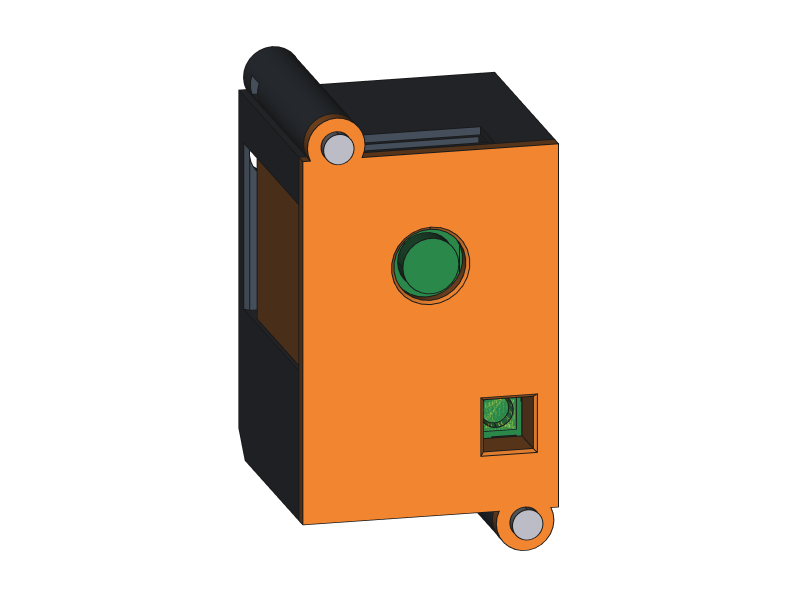
#> input picture cad/head/camera-service-v4-20261031/front_led_window.png, 1600 x 1200 px, found by its file name (shown at 1/2 size)
$ python review_sheet.py
#> lines starting #> are read from the running program, lines starting #| are printed output that depends on the picture
"""Labelled review sheet for camera service v4 (run on cad-lab with python3)."""
from pathlib import Path
from PIL import Image, ImageDraw, ImageFont
OUT = Path('/home/buralien/projects/gladiator-cad/cad/head/camera-service-v4-20261031')
F = '/usr/share/fonts/truetype/dejavu/DejaVuSans%s.ttf'
title_f = ImageFont.truetype(F % '-Bold', 36)
lab_f = ImageFont.truetype(F % '-Bold', 24)
small_f = ImageFont.truetype(F % '', 21)
S = 0.5
W, H = 1640, 1460
sheet = Image.new('RGB', (W, H), 'white')
#> sheet: PIL image 1640x1460 RGB; every value is 255
d = ImageDraw.Draw(sheet)
d.text((24, 18), 'Camera case v4 - LED spotlight window + plug clips (CAD draft, not printed)', fill='black', font=title_f)
panels = [('front_led_window.png', 'Front: LED window beside the lens', (20, 80),
           [((1018, 850), (1180, 1080), 'flash LED window'), ((860, 530), (1100, 360), 'lens')]),
          ('cover_inside.png', 'Cover, inside: light tube', (820, 80),
           [((690, 760), (300, 1000), 'light tube to LED'), ((745, 668), (900, 560), 'notch for camera flex')]),
          ('plugs_rear.png', 'Back of the board: plug clips', (20, 700),
           [((550, 600), (180, 300), 'plug clip (print 2)'), ((460, 640), (200, 900), 'wire lanes (comb)'),
            ((965, 640), (1120, 1000), 'plug clip')]),
          ('open_tray_clips.png', 'In the tray (board hidden)', (820, 700),
           [((560, 540), (200, 330), 'clip on 8 plugs'), ((1000, 520), (1180, 420), 'clip'),
            ((695, 352), (850, 200), 'M2 insert')])]
for fn, cap, (x0, y0), labels in panels:
    im = Image.open(OUT / fn).convert('RGB')
#> im is the input picture: PIL image 1600x1200 RGB; mean R, G, B 229.3, 210, 193.9
    im = im.resize((int(im.width * S), int(im.height * S)), Image.LANCZOS)
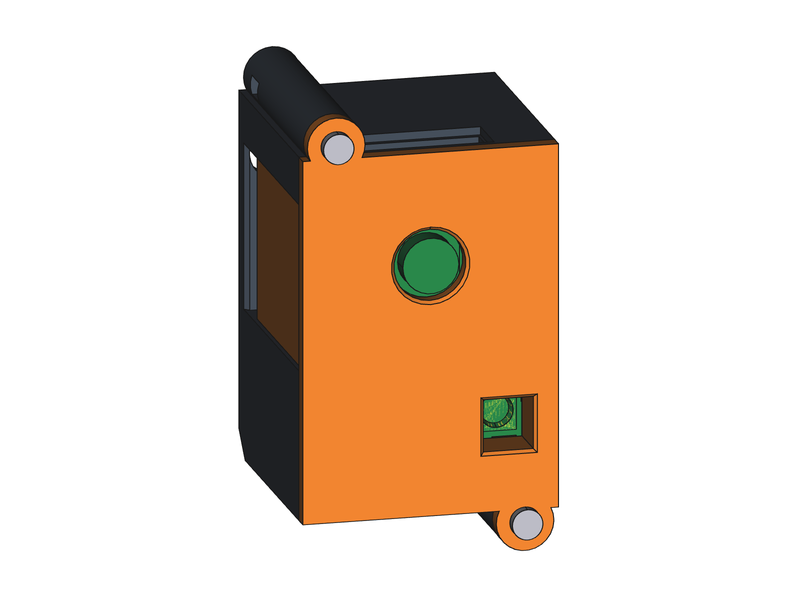
#> im: PIL image 800x600 RGB; mean R, G, B 229.3, 210, 193.9
    sheet.paste(im, (x0, y0))
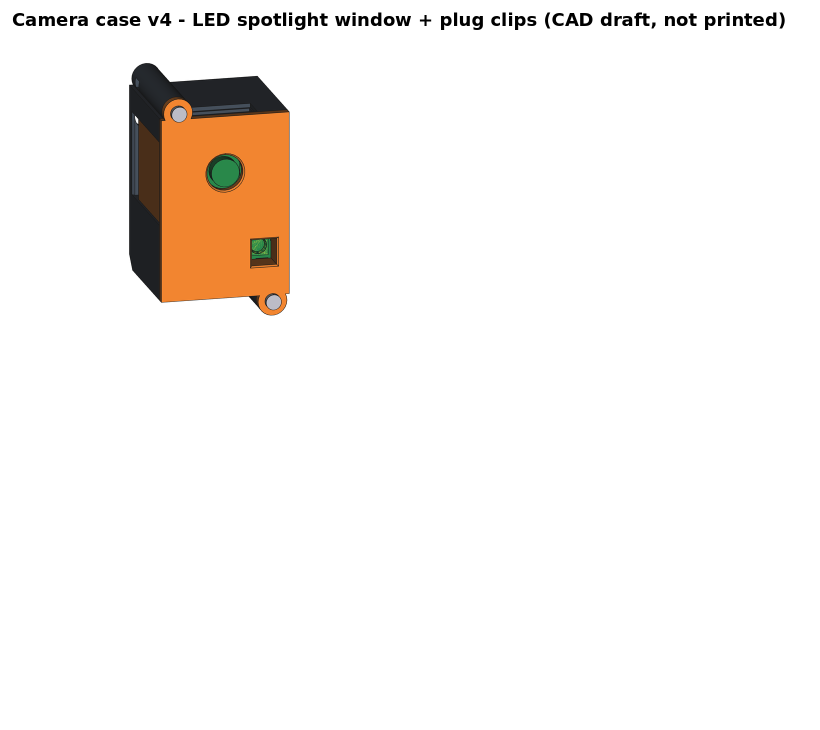
#> sheet: PIL image 1640x1460 RGB (shown at 1/2 size); mean R, G, B 248.1, 244.2, 241
    d.rectangle([x0, y0, x0 + im.width, y0 + im.height], outline=(200, 200, 200))
    d.text((x0 + 14, y0 + 8), cap, fill=(60, 60, 60), font=lab_f)
    for (px, py), (tx, ty), txt in labels:
        P = (x0 + px * S, y0 + py * S); T = (x0 + tx * S, y0 + ty * S)
        d.line([P, T], fill=(200, 30, 30), width=3)
        d.ellipse([P[0] - 5, P[1] - 5, P[0] + 5, P[1] + 5], outline=(200, 30, 30), width=3)
        bb = d.textbbox(T, txt, font=small_f)
        d.rectangle([bb[0] - 4, bb[1] - 3, bb[2] + 4, bb[3] + 3], fill='white', outline=(200, 30, 30))
        d.text(T, txt, fill=(150, 20, 20), font=small_f)
#> this loop made 2 passes
#> bb on passes 1 to 2: (610, 624, 795, 640), (570, 264, 613, 280)
#> pass 2 of the loop `for fn, cap, (x0, y0), labels in panels:`:
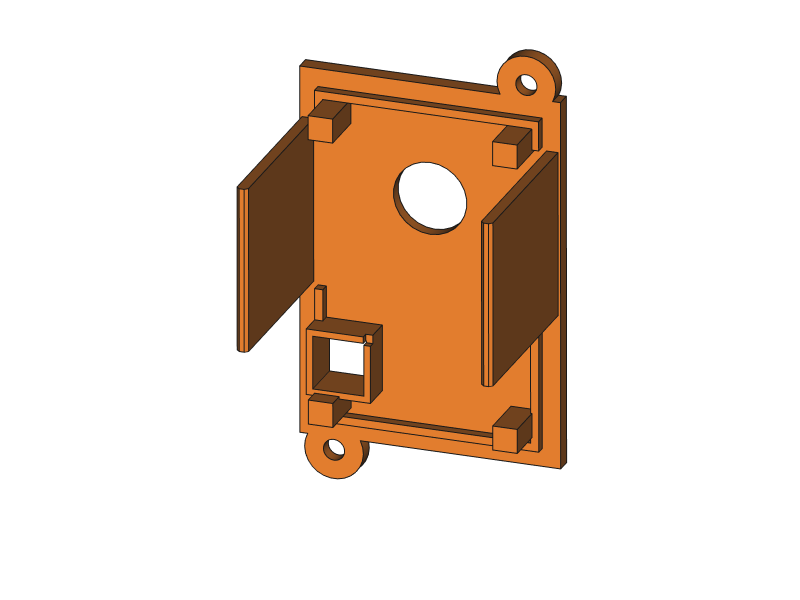
#> input picture cad/head/camera-service-v4-20261031/cover_inside.png, 1600 x 1200 px, found by its file name (shown at 1/2 size)
#> im is the input picture: PIL image 1600x1200 RGB; mean R, G, B 235.9, 218.6, 205.1
#> `im = im.resize((int(im.width * S), int(im.height * S)), Image.LANCZOS)`:
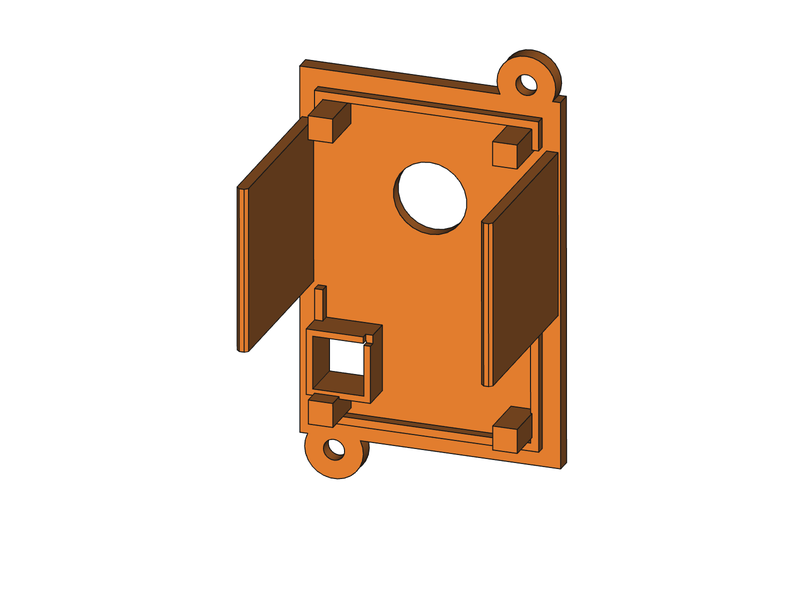
#> im: PIL image 800x600 RGB; mean R, G, B 235.9, 218.6, 205.1
#> `sheet.paste(im, (x0, y0))`:
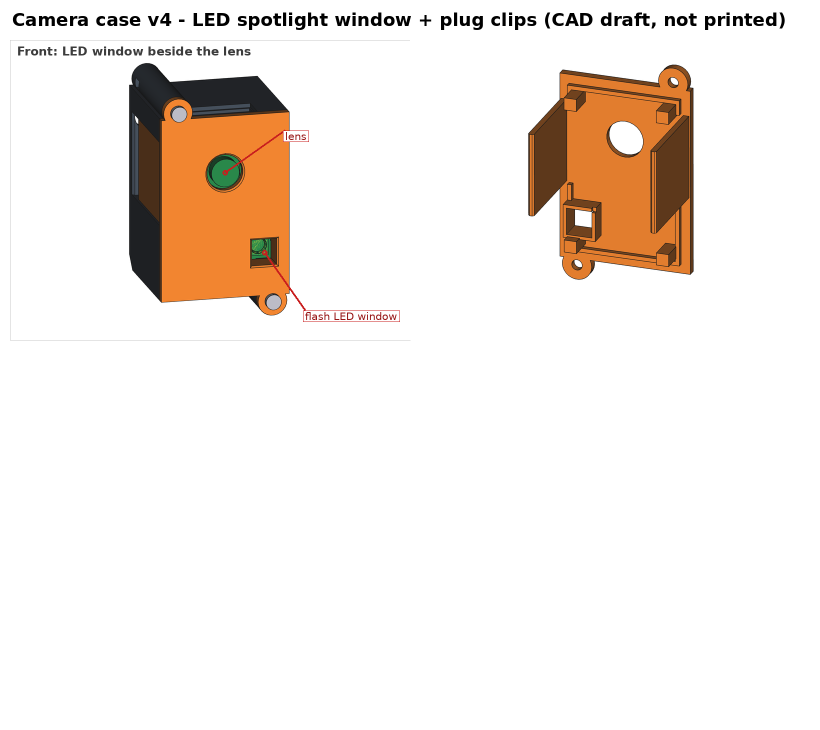
#> sheet: PIL image 1640x1460 RGB (shown at 1/2 size); mean R, G, B 243.9, 236.4, 230.5
#> the loop `for (px, py), (tx, ty), txt in labels:` made 2 passes
#> bb on passes 1 to 2: (970, 584, 1147, 604), (1270, 364, 1496, 380)
#> pass 3 of the loop `for fn, cap, (x0, y0), labels in panels:`:
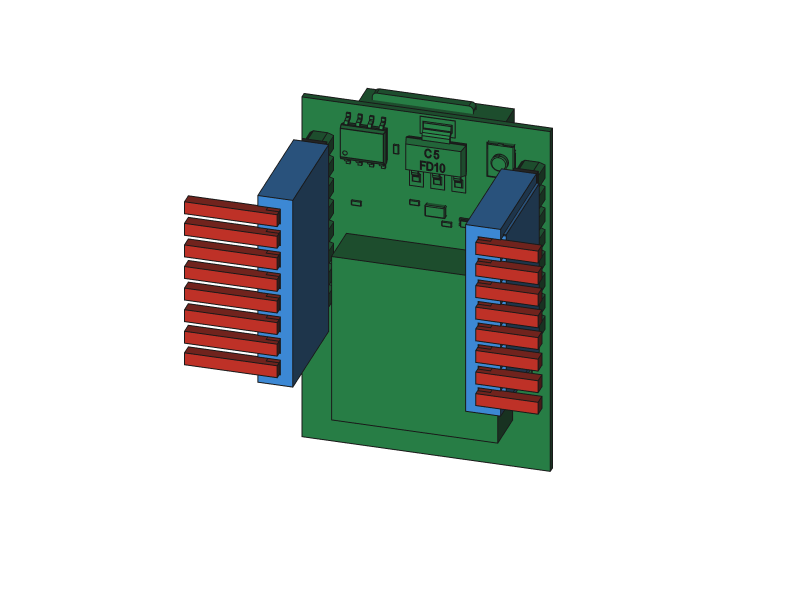
#> input picture cad/head/camera-service-v4-20261031/plugs_rear.png, 1600 x 1200 px, found by its file name (shown at 1/2 size)
#> im is the input picture: PIL image 1600x1200 RGB; mean R, G, B 210.3, 217.1, 211.7
#> `im = im.resize((int(im.width * S), int(im.height * S)), Image.LANCZOS)`:
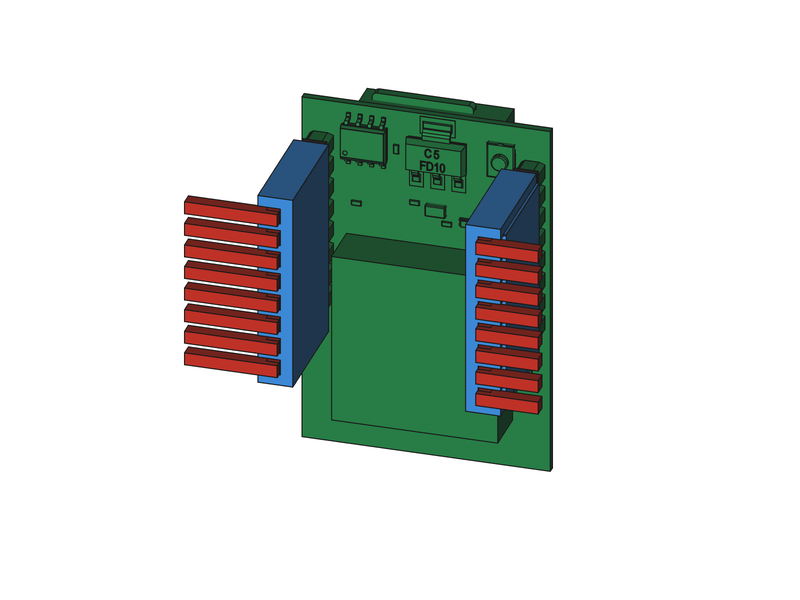
#> im: PIL image 800x600 RGB; mean R, G, B 210.2, 217, 211.7
#> `sheet.paste(im, (x0, y0))`:
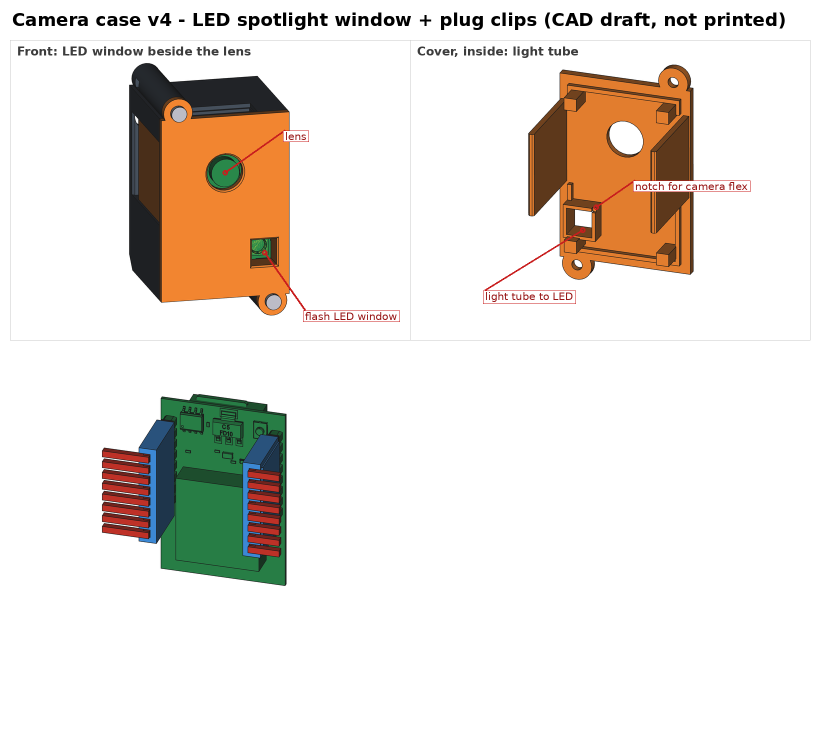
#> sheet: PIL image 1640x1460 RGB (shown at 1/2 size); mean R, G, B 234.7, 228.4, 221.5
#> the loop `for (px, py), (tx, ty), txt in labels:` made 3 passes
#> bb on passes 1 to 3: (110, 854, 291, 874), (120, 1154, 308, 1173), (580, 1204, 669, 1224)
#> the loop made 4 passes; the first 3 are shown
notes = ['LED: 6.3 x 6.6 window; light tube stops 0.33 mm above the LED. Beam cut off at about 42 deg, centre-weighted',
         '(about 40% brightness at the edge of the camera picture). Needs firmware to turn the LED on (GPIO4 PWM).',
         'Plugs: each clip turns a row of 8 single Dupont plugs into one block. Wires drop sideways into the comb lanes',
         '(1.74 mm), then turn out to the wall exits. Floor pads sit 0.4 mm behind the clips once the case is closed.',
         'Same outside shape as v3 (inserts, bumps, head clearance unchanged). Both clips are the same part: print 2.']
for i, t in enumerate(notes):
    d.text((24, 1310 + i * 29), t, fill='black', font=small_f)
#> this loop made 5 passes
sheet.save(OUT / 'review_sheet.png')
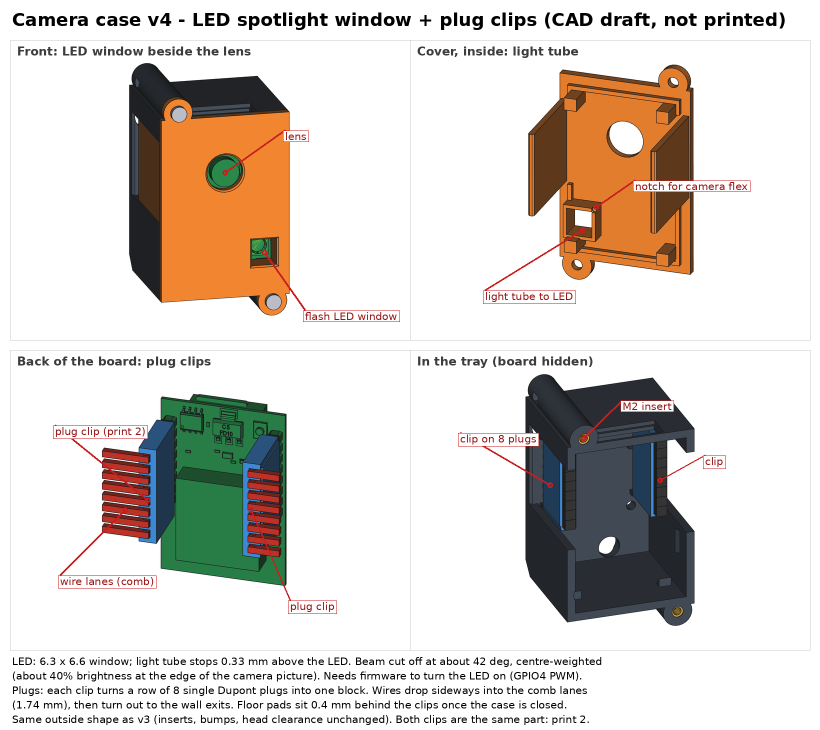
#> saved as review_sheet.png: PIL image 1640x1460 RGB (shown at 1/2 size); mean R, G, B 219.4, 213, 206.6
print('ok')
